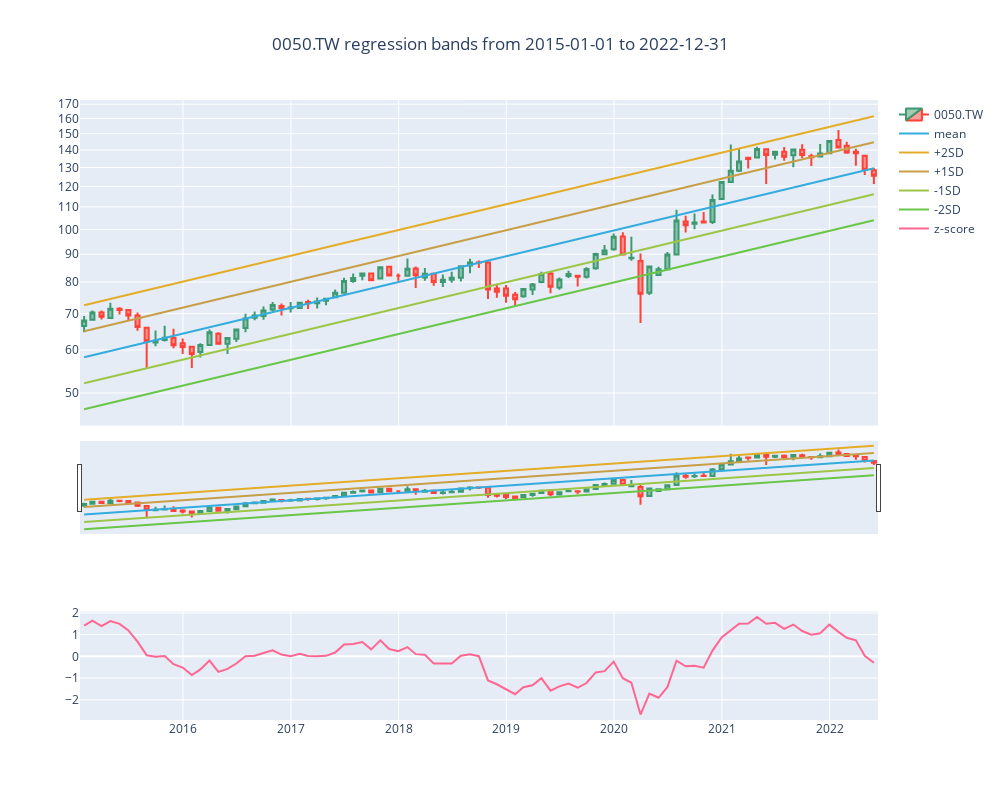

Source (notebook cell):
### Markdown cell above
### 0050 Regression channel

### Code cell
timeregchannel(assetlist[0], dfall, 'M', startstr0, endstr0)
